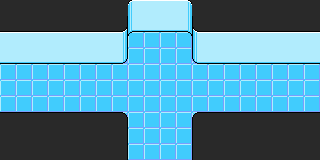

This is a level from a 2D game, rendered from its Tiled map with the project's own tilesets. A one-line summary and the complete map file follow:
An orthogonal 20x10 tile map with 16x16 px tiles, 4 tile layers (Tile Layer 1, Tile Layer 2, Tile Layer 3, Tile Layer 4).

<map version="1.4" tiledversion="1.4.2" orientation="orthogonal" renderorder="right-down" width="20" height="10" tilewidth="16" tileheight="16" infinite="0" nextlayerid="5" nextobjectid="1">
 <tileset firstgid="1" source="lab.tsx" />
 <layer id="1" name="Tile Layer 1" width="20" height="10">
  <data encoding="csv">
101,102,102,102,102,102,102,102,102,102,102,102,102,102,102,102,102,102,102,103,
111,112,112,112,112,112,112,112,112,112,112,112,112,112,112,112,112,112,112,113,
111,112,112,112,112,112,2,2,2,2,2,2,2,112,112,112,112,112,112,113,
111,112,2,2,2,2,2,2,2,2,2,2,2,112,112,112,112,2,112,113,
2,2,2,2,2,2,2,2,2,2,2,2,2,2,2,2,2,2,2,2,
2,2,2,2,2,2,2,2,2,2,2,2,2,2,2,2,2,2,2,2,
2,2,2,2,2,2,2,2,2,2,2,2,2,2,2,2,2,2,2,2,
111,112,112,112,2,2,2,2,2,2,2,2,2,2,2,2,2,2,112,113,
111,112,112,112,112,112,112,112,2,2,2,2,2,2,112,112,112,112,112,113,
121,122,122,122,122,122,122,122,2,2,2,2,2,122,122,122,122,122,122,123
</data>
 </layer>
 <layer id="2" name="Tile Layer 2" width="20" height="10">
  <data encoding="csv">
22,22,22,22,22,22,22,22,71,42,42,72,22,22,22,22,22,22,22,22,
32,32,32,32,32,32,32,33,81,52,52,82,31,32,32,32,32,32,32,32,
42,42,42,42,42,42,42,43,91,0,0,92,41,42,42,42,42,42,42,42,
52,52,52,52,52,52,52,53,0,0,0,0,51,52,52,52,52,52,52,52,
0,0,0,0,0,0,0,0,0,0,0,0,0,0,0,0,0,0,0,0,
0,0,0,0,0,0,0,0,0,0,0,0,0,0,0,0,0,0,0,0,
0,0,0,0,0,0,0,0,0,0,0,0,0,0,0,0,0,0,0,0,
12,12,12,12,12,12,12,13,0,0,0,0,11,12,12,12,12,12,12,12,
22,22,22,22,22,22,22,23,0,0,0,0,21,22,22,22,22,22,22,22,
22,22,22,22,22,22,22,23,0,0,0,0,21,22,22,22,22,22,22,22
</data>
 </layer>
 <layer id="3" name="Tile Layer 3" width="20" height="10">
  <data encoding="csv">
0,0,0,0,0,0,0,0,0,0,0,0,0,0,0,0,0,0,0,0,
0,0,0,0,0,0,0,0,0,0,0,0,0,0,0,0,0,0,0,0,
0,0,0,0,0,0,0,0,0,0,0,0,0,0,0,0,0,0,0,0,
0,0,0,0,0,0,0,0,0,0,0,0,0,0,0,0,0,0,0,0,
0,0,0,0,0,0,0,0,0,0,0,0,0,0,0,0,0,0,0,0,
0,0,0,0,0,0,0,0,0,0,0,0,0,0,0,0,0,0,0,0,
0,0,0,0,0,0,0,0,0,0,0,0,0,0,0,0,0,0,0,0,
0,0,0,0,0,0,0,0,0,0,0,0,0,0,0,0,0,0,0,0,
0,0,0,0,0,0,0,0,0,0,0,0,0,0,0,0,0,0,0,0,
0,0,0,0,0,0,0,0,0,0,0,0,0,0,0,0,0,0,0,0
</data>
 </layer>
 <layer id="4" name="Tile Layer 4" width="20" height="10">
  <data encoding="csv">
0,0,0,0,0,0,0,0,0,0,0,0,0,0,0,0,0,0,0,0,
0,0,0,0,0,0,0,0,0,0,0,0,0,0,0,0,0,0,0,0,
0,0,0,0,0,0,0,0,0,0,0,0,0,0,0,0,0,0,0,0,
0,0,0,0,0,0,0,0,0,0,0,0,0,0,0,0,0,0,0,0,
0,0,0,0,0,0,0,0,0,0,0,0,0,0,0,0,0,0,0,0,
0,0,0,0,0,0,0,0,0,0,0,0,0,0,0,0,0,0,0,0,
0,0,0,0,0,0,0,0,0,0,0,0,0,0,0,0,0,0,0,0,
0,0,0,0,0,0,0,0,0,0,0,0,0,0,0,0,0,0,0,0,
0,0,0,0,0,0,0,0,0,0,0,0,0,0,0,0,0,0,0,0,
0,0,0,0,0,0,0,0,0,0,0,0,0,0,0,0,0,0,0,0
</data>
 </layer>
</map>
